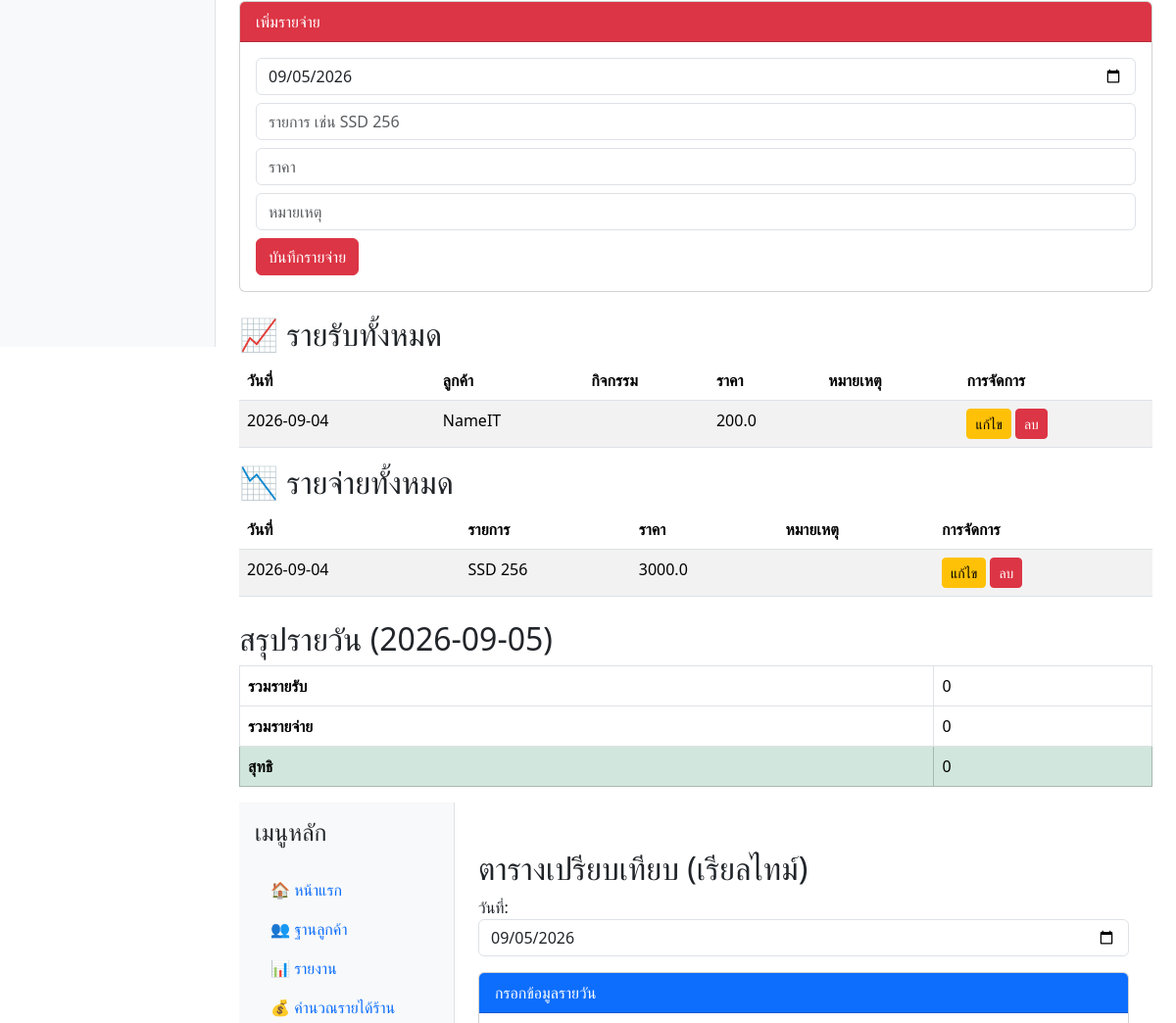
Before: / (middle part) with the older database file.
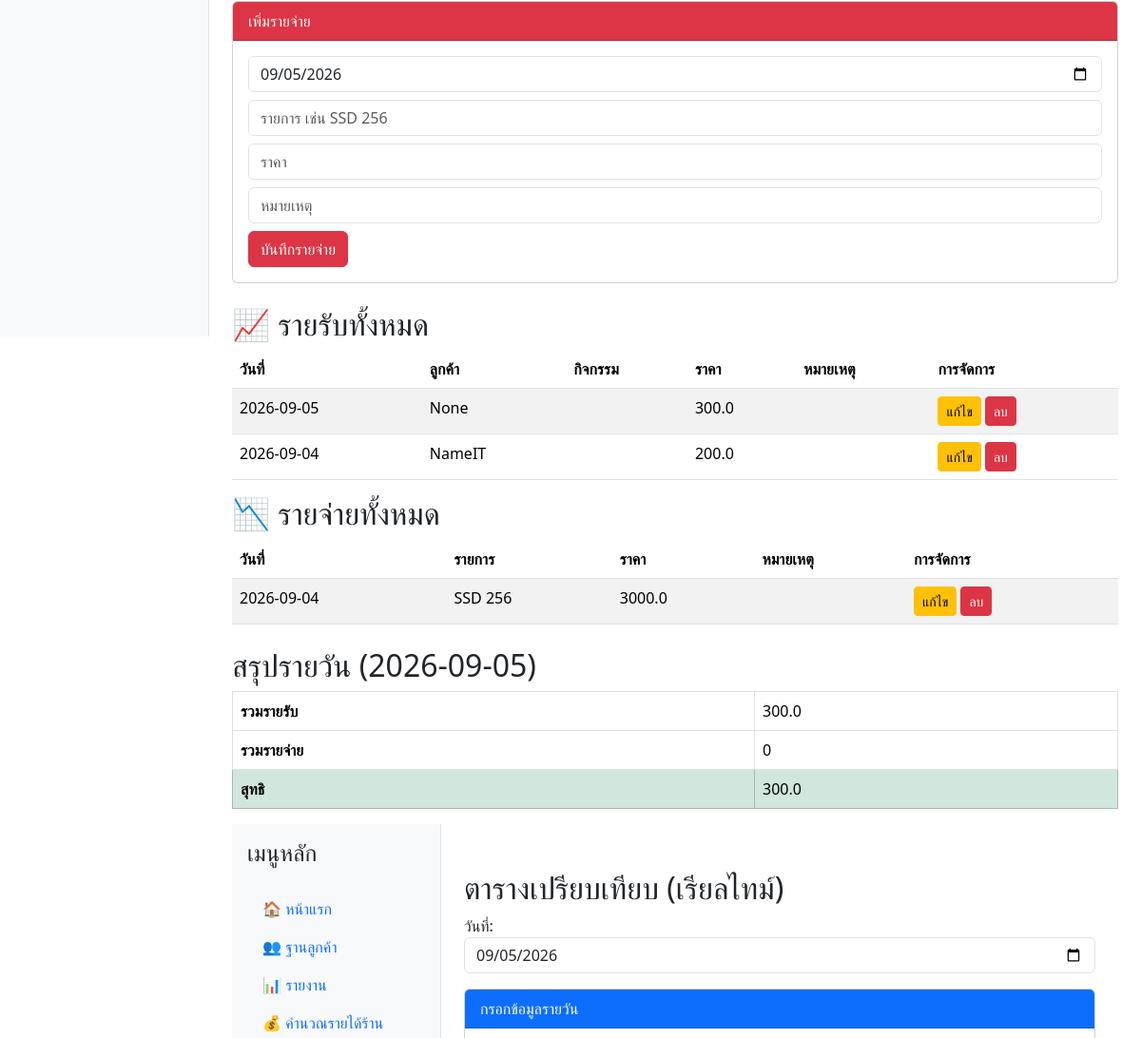
After: the same page with the newer database file.
### tables this page shows
CREATE TABLE income (
    id INTEGER PRIMARY KEY AUTOINCREMENT,
    date TEXT NOT NULL,
    source TEXT NOT NULL,
    amount REAL NOT NULL,
    note TEXT,
    customer_id INTEGER,
    FOREIGN KEY (customer_id) REFERENCES customers (id)
);

CREATE TABLE customers (
    id INTEGER PRIMARY KEY AUTOINCREMENT,
    name TEXT NOT NULL,
    phone TEXT,
    note TEXT
);

CREATE TABLE expenses (
    id INTEGER PRIMARY KEY AUTOINCREMENT,
    date TEXT NOT NULL,
    item TEXT NOT NULL,
    amount REAL NOT NULL,
    note TEXT
);

### app.py (the view)
@app.route('/')
def index():
    today = date.today().strftime("%Y-%m-%d")
    current_month = date.today().strftime("%Y-%m")
    with get_db_connection() as conn:
        incomes = conn.execute("""
            SELECT income.id, income.date, income.source, income.amount, income.note,
                   customers.name as customer_name
            FROM income
            LEFT JOIN customers ON income.customer_id = customers.id
            ORDER BY income.date DESC
        """).fetchall()
        expenses = conn.execute("SELECT * FROM expenses ORDER BY date DESC").fetchall()
        customers = conn.execute("SELECT * FROM customers ORDER BY name ASC").fetchall()
        today_income = conn.execute("SELECT SUM(amount) FROM income WHERE date=?", (today,)).fetchone()[0] or 0
        today_expense = conn.execute("SELECT SUM(amount) FROM expenses WHERE date=?", (today,)).fetchone()[0] or 0
        today_net = today_income - today_expense
        cash_income = conn.execute("SELECT SUM(amount) FROM income WHERE date=? AND source='เงินสด'", (today,)).fetchone()[0] or 0
        transfer_income = conn.execute("SELECT SUM(amount) FROM income WHERE date=? AND source='เงินโอน'", (today,)).fetchone()[0] or 0
        total_inflow = cash_income + transfer_income
        remaining_after_expense = total_inflow - today_expense
        monthly_income = conn.execute("SELECT SUM(amount) FROM income WHERE substr(date,1,7)=?", (current_month,)).fetchone()[0] or 0
        monthly_expense = conn.execute("SELECT SUM(amount) FROM expenses WHERE substr(date,1,7)=?", (current_month,)).fetchone()[0] or 0
        monthly_net = monthly_income - monthly_expense
    return render_template('index.html',
                           incomes=incomes,
                           expenses=expenses,
                           customers=customers,
                           current_date=today,
                           today_income=today_income,
                           today_expense=today_expense,
                           today_net=today_net,
                           cash_income=cash_income,
                           transfer_income=transfer_income,
                           total_inflow=total_inflow,
                           remaining_after_expense=remaining_after_expense,
                           monthly_income=monthly_income,
                           monthly_expense=monthly_expense,
                           monthly_net=monthly_net)

### app.py (called while the page is built)
def get_db_connection():
    conn = sqlite3.connect('database.db')
    conn.row_factory = sqlite3.Row
    return conn

### templates/index.html (shortened to what this page needs)
{% extends "base.html" %}
{% block content %}
<div class="card mb-4">
  <div class="card-header bg-danger text-white">เพิ่มรายจ่าย</div>
  <div class="card-body">
    <form action="/add_expense" method="POST">
      <input type="date" name="date" class="form-control mb-2" value="{{ current_date }}" required>
      <input type="text" name="item" class="form-control mb-2" placeholder="รายการ เช่น SSD 256" required>
      <input type="number" step="0.01" name="amount" class="form-control mb-2" placeholder="ราคา" required>
      <input type="text" name="note" class="form-control mb-2" placeholder="หมายเหตุ">
      <button type="submit" class="btn btn-danger">บันทึกรายจ่าย</button>
    </form>
  </div>
</div>
<h2>📈 รายรับทั้งหมด</h2>
<table class="table table-striped">
  <thead><tr><th>วันที่</th><th>ลูกค้า</th><th>กิจกรรม</th><th>ราคา</th><th>หมายเหตุ</th><th>การจัดการ</th></tr></thead>
  <tbody>
    {% for income in incomes %}
    <tr>
      <td>{{ income.date }}</td>
      <td>{{ income.customer_name }}</td>
      <td>{{ income.activity }}</td>
      <td>{{ income.amount }}</td>
      <td>{{ income.note }}</td>
      <td>
        <a href="/edit_income/{{ income.id }}" class="btn btn-sm btn-warning">แก้ไข</a>
        <a href="/delete_income/{{ income.id }}" class="btn btn-sm btn-danger"
           onclick="return confirm('คุณแน่ใจว่าจะลบข้อมูลนี้?')">ลบ</a>
      </td>
    </tr>
    {% endfor %}
  </tbody>
</table>
<h2>📉 รายจ่ายทั้งหมด</h2>
<table class="table table-striped">
  <thead><tr><th>วันที่</th><th>รายการ</th><th>ราคา</th><th>หมายเหตุ</th><th>การจัดการ</th></tr></thead>
  <tbody>
    {% for expense in expenses %}
    <tr>
      <td>{{ expense.date }}</td>
      <td>{{ expense.item }}</td>
      <td>{{ expense.amount }}</td>
      <td>{{ expense.note }}</td>
      <td>
        <a href="/edit_expense/{{ expense.id }}" class="btn btn-sm btn-warning">แก้ไข</a>
        <a href="/delete_expense/{{ expense.id }}" class="btn btn-sm btn-danger"
           onclick="return confirm('คุณแน่ใจว่าจะลบข้อมูลนี้?')">ลบ</a>
      </td>
    </tr>
    {% endfor %}
  </tbody>
</table>
<h2 class="mt-4">สรุปรายวัน ({{ current_date }})</h2>
<table class="table table-bordered">
  <tr><th>รวมรายรับ</th><td>{{ today_income }}</td></tr>
  <tr><th>รวมรายจ่าย</th><td>{{ today_expense }}</td></tr>
  <tr class="{% if today_net >= 0 %}table-success{% else %}table-danger{% endif %}">
    <th>สุทธิ</th><td>{{ today_net }}</td>
  </tr>
</table>
{% include "compare_realtime.html" %}
{% endblock %}

### templates/base.html (shortened to what this page needs)
<!DOCTYPE html>
<html lang="th">
<head>
  <link rel="stylesheet" href="https://cdn.jsdelivr.net/npm/bootstrap@5.3.2/dist/css/bootstrap.min.css">
</head>
<body>
  <div class="d-flex">
    {% include 'sidebar.html' %}
    <div class="flex-grow-1 p-4" style="margin-left:220px;">
      {% block content %}{% endblock %}
    </div>
  </div>
</body>
</html>

### templates/sidebar.html
<aside class="bg-light border-end vh-100 p-3" style="width:220px; position:fixed;">
  <h4 class="mb-4">เมนูหลัก</h4>
  <ul class="nav flex-column">
    <li class="nav-item"><a class="nav-link" href="/">🏠 หน้าแรก</a></li>
    <li class="nav-item"><a class="nav-link" href="/customers">👥 ฐานลูกค้า</a></li>
    <li class="nav-item"><a class="nav-link" href="/report">📊 รายงาน</a></li>
    <li class="nav-item"><a class="nav-link" href="/summary">💰 คำนวณรายได้ร้าน</a></li>
  </ul>
</aside>

### templates/compare_realtime.html (shortened to what this page needs)
{% extends "base.html" %}
{% block content %}
<h2 class="mt-4">ตารางเปรียบเทียบ (เรียลไทม์)</h2>
<label>วันที่:</label>
<input type="date" id="report_date" class="form-control mb-3" value="{{ current_date }}">
<div class="card mb-4">
  <div class="card-header bg-primary text-white">กรอกข้อมูลรายวัน</div>
  <div class="card-body">
  </div>
</div>
{% endblock %}

Changed rows visible on the page:
added income: date "2026-09-05", customer_name "None", amount "300.0"
Other visible differences:
{{ today_income }}: "0" → "300.0"
{{ today_net }}: "0" → "300.0"
